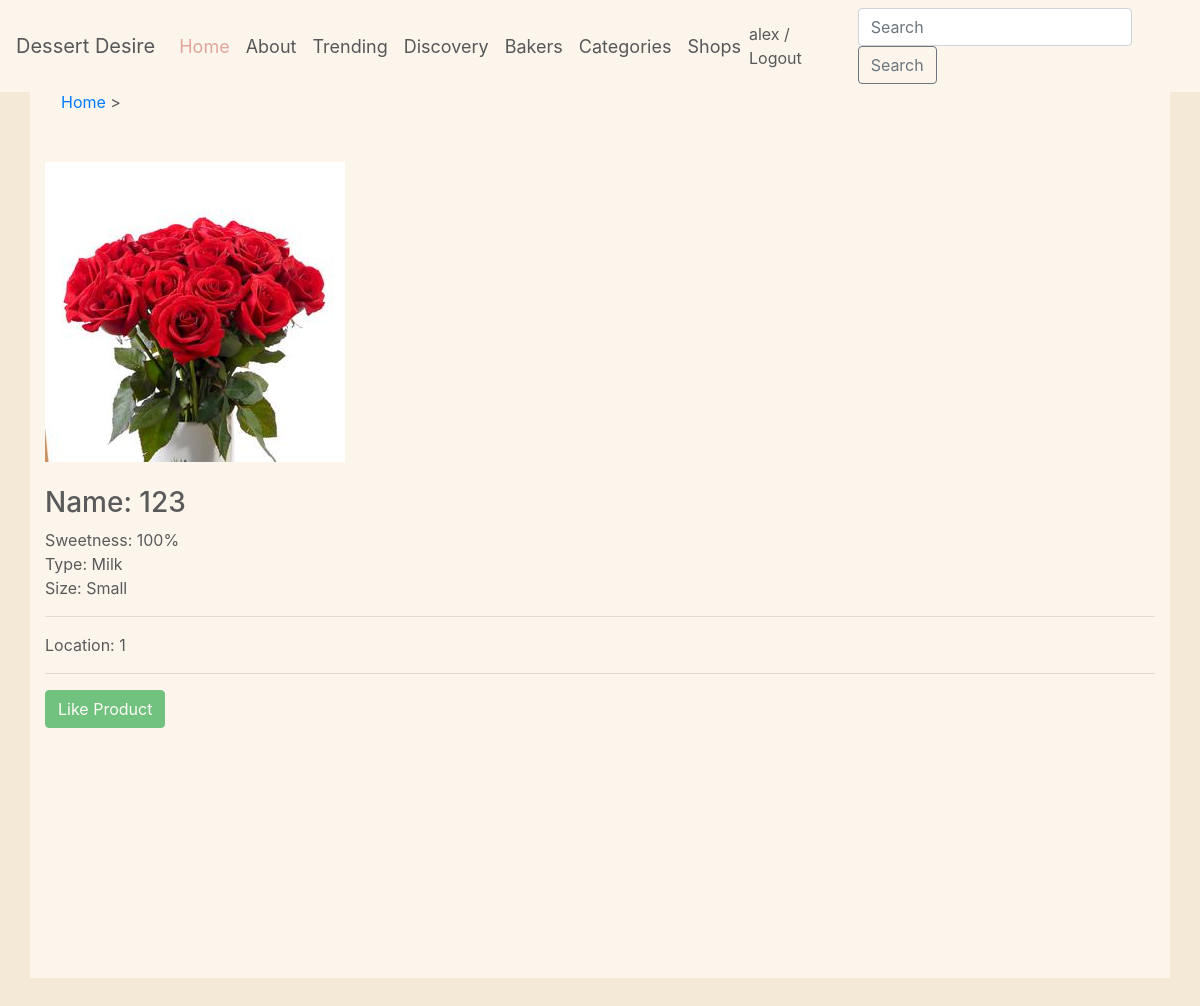
Page /rango/productdetail/1 (signed in) on the committed database.
### rango/models.py (models this page shows, shortened)
class Product(models.Model):
    SIZE_CHOICES = (
        ('Small', 'Small'),
        ('Middle', 'Middle'),
        ('Big', 'Big')
    )
    TYPE_CHOICES = (
        ('Beans', 'Beans'),
        ('Milk', 'Milk')
    )
    SWEETNESS_CHOICES = (
        ('100%', '100%'),
        ('70%', '70%'),
        ('30%', '30%')
    )
    name = models.CharField(max_length=255)
    size = models.CharField(max_length=10, choices=SIZE_CHOICES)
    type = models.CharField(max_length=255, choices=TYPE_CHOICES)
    sweetness = models.CharField(max_length=10, choices=SWEETNESS_CHOICES)
    img = models.ImageField(upload_to='products')
    location = models.TextField()

### rango/views.py (the view)
# urls.py: path('productdetail/<slug:pk>', views.ProductDetailView.as_view(), name='product-detail'),
class ProductDetailView(DetailView):
    model = Product
    template_name = 'rango/product-detail.html'

### rango/templatetags/rango_template_tags.py (called while the page is built)
@register.filter()
def is_like_product(value, user):
    for i in user.favoriteproduct_set.all():
        if i.product == value:
            return True

### templates/rango/product-detail.html (shortened to what this page needs)
{% extends 'base.html' %}
{% load rango_template_tags %}
{% block content %}
<div style="margin-top: 20px">
    <img src="/media/{{ object.img }}" alt="" style="width: 300px;height: 300px">
</div>
<div>
    <div>
        <br>
        <h3>Name: {{ object.name }}</h3>
        Sweetness: {{ object.sweetness }} <br>
        Type: {{ object.type }} <br>
        Size: {{ object.size }} <br>
    </div>
    <hr>
    <div>
        Location: {{ object.location }}
    </div>
    <hr>
    <div>
        <a class="btn btn-success {% if object|is_like_product:request.user %}disabled{% endif %}"  href="{% url 'rango:product-like' object.pk %}">Like Product</a>
    </div>
</div>
{% endblock %}

### templates/components/nav.html (shortened to what this page needs)
<nav class="navbar navbar-expand-md navbar-dark fixed-top" style="background-color: #FBF5EC">
<a class="navbar-brand" href="#" style="color: #575757">Dessert Desire</a>
<div class="collapse navbar-collapse" id="navbarCollapse">
  <ul class="navbar-nav mr-auto">
    <li class="nav-item active">
      <a class="nav-link" href="/" style="color: #E1A59C">Home <span class="sr-only">(current)</span></a>
    </li>
    <li class="nav-item">
      <a class="nav-link" href="{% url 'rango:about' %}" tabindex="-1" aria-disabled="true" style="color: #575757">About</a>
    </li>
      <li class="nav-item">
          <a class="nav-link" href="{% url 'rango:trending' %}" tabindex="-1" aria-disabled="true" style="color: #575757">Trending</a>
      </li>
      <li class="nav-item">
          <a class="nav-link" href="{% url 'rango:discovery' %}" tabindex="-1" aria-disabled="true" style="color: #575757">Discovery</a>
      </li>
      <li class="nav-item">
          <a class="nav-link" href="{% url 'rango:bakers' %}" tabindex="-1" aria-disabled="true" style="color: #575757">Bakers</a>
      </li>
    <li class="nav-item" >
      <a class="nav-link" href="{% url 'rango:category-list' %}" style="color: #575757">Categories</a>
    </li>
    <li class="nav-item">
      <a class="nav-link" href="{% url 'rango:product-list' %}" style="color: #575757">Shops</a>
    </li>
  </ul>
  <div class="mt-2 mt-md-0">
      {% if request.user.is_authenticated %}
          <a href="{% url 'rango:profile' %}" style="color: #575757">{{ request.user.username }}</a><span> / </span><a href="{% url 'rango:logout' %}" style="color: #575757">Logout</a>
      {% else %}
          <a class="btn btn-secondary" href="{% url 'rango:login' %}" style="color: #FBF5EC">Login</a>
      {% endif %}
  </div>
<form class="form-inline mt-2 mt-md-0" style="margin-left: 20px">
    <input class="form-control mr-sm-2" type="text" placeholder="Search" aria-label="Search">
    <button class="btn btn-outline-secondary my-2 my-sm-0" type="submit">Search</button>
  </form>
</div>
</nav>

### templates/base.html (style rules this page uses)
body { padding-top: 3rem; padding-bottom: 3rem; color: #5a5a5a; background-color: #F4E8D7; }
.nav-link { color: #575757; font-size: 18px; }

### rows in the picture
Product: img (picture), name "123", sweetness "100%", type "Milk", size "Small", location "1"

### other values in the picture
{{ request.user.username }} "alex"
